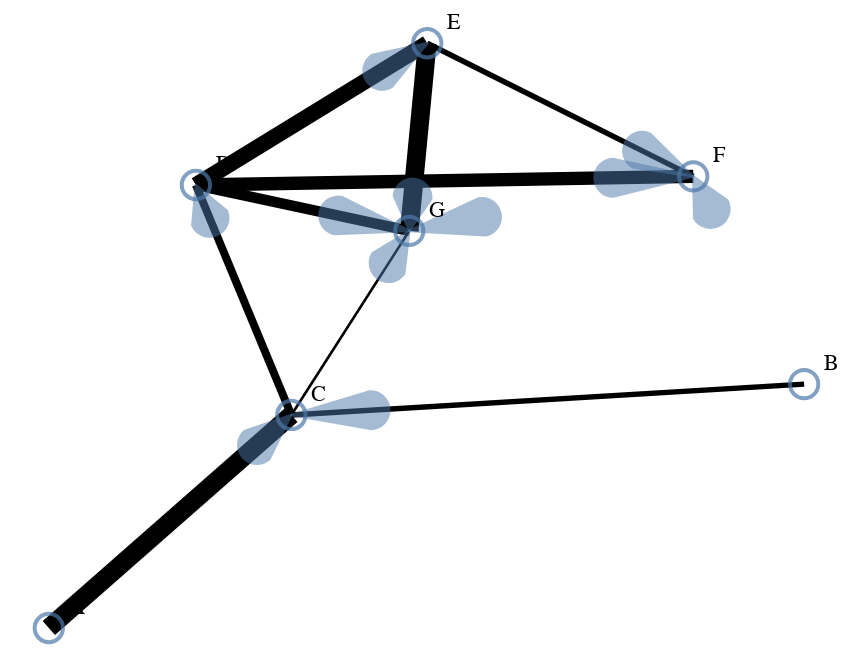

The cell this chart's notebook holds for it:
### Code cell
graph_plot_trails = alt.layer(
    edges, trails, nodes, labels
).configure_view(strokeWidth=0)
graph_plot_trails

### Figure 1 — Vega-Lite specification as saved in the notebook (floating-point values rounded to 4 significant figures)
{"config": {"view": {"continuousWidth": 400, "continuousHeight": 300, "strokeWidth": 0}}, "layer": [{"data": {"name": "data-eaf01fd4f4b71b981487eadba13869f4"}, "mark": "line", "encoding": {"size": {"type": "quantitative", "field": "wordcount"}, "x": {"type": "quantitative", "axis": null, "field": "x"}, "x2": {"field": "x2"}, "y": {"type": "quantitative", "axis": null, "field": "y"}, "y2": {"field": "y2"}}, "transform": [{"lookup": "source", "from": {"data": {"name": "data-a8586ee26900497205a6cb887d534ee4"}, "key": "node_id", "fields": ["x", "y"]}}, {"lookup": "target", "as": ["x2", "y2"], "from": {"data": {"name": "data-a8586ee26900497205a6cb887d534ee4"}, "key": "node_id", "fields": ["x", "y"]}}]}, {"data": {"name": "data-7cc74ab0bf534ff33a6109286d3b84f0"}, "mark": {"type": "trail", "fillOpacity": 0.5}, "encoding": {"detail": {"type": "quantitative", "field": "edge_id"}, "size": {"type": "quantitative", "field": "s", "legend": null, "scale": {"range": [0, 20]}}, "x": {"type": "quantitative", "field": "x"}, "y": {"type": "quantitative", "field": "y"}}}, {"data": {"name": "data-61ece9659c508fc6e41c9673dd6ed79c"}, "mark": {"type": "point", "size": 200}, "encoding": {"x": {"type": "quantitative", "field": "x"}, "y": {"type": "quantitative", "field": "y"}}, "transform": [{"lookup": "node_id", "from": {"data": {"name": "data-a8586ee26900497205a6cb887d534ee4"}, "key": "node_id", "fields": ["x", "y"]}}]}, {"data": {"name": "data-61ece9659c508fc6e41c9673dd6ed79c"}, "mark": {"type": "text", "align": "left", "baseline": "middle", "dx": 10, "dy": -10}, "encoding": {"text": {"type": "nominal", "field": "node_id"}, "x": {"type": "quantitative", "field": "x"}, "y": {"type": "quantitative", "field": "y"}}, "transform": [{"lookup": "node_id", "from": {"data": {"name": "data-a8586ee26900497205a6cb887d534ee4"}, "key": "node_id", "fields": ["x", "y"]}}]}], "$schema": "https://vega.github.io/schema/vega-lite/v4.8.1.json", "datasets": {"data-eaf01fd4f4b71b981487eadba13869f4": [{"edge_id": 0, "source": "A", "target": "C", "words": ["Vega-Lite", "studies", "grammar", "extents,", "which", "data,", "and"], "wordcount": 7}, {"edge_id": 0, "source": "B", "target": "F", "words": [], "wordcount": 0}, {"edge_id": 0, "source": "B", "target": "C", "words": ["for", "within"], "wordcount": 2}, {"edge_id": 0, "source": "C", "target": "G", "words": ["a"], "wordcount": 1}, {"edge_id": 0, "source": "C", "target": "D", "words": ["can", "synthesizes", "low-level"], "wordcount": 3}, {"edge_id": 0, "source": "D", "target": "F", "words": ["visualization", "system", "by", "range", "customized"], "wordcount": 5}, {"edge_id": 0, "source": "D", "target": "E", "words": ["decompose", "appearance.", "reuse", "retargeting", "enables", "streams"], "wordcount": 6}, {"edge_id": 0, "source": "D", "target": "G", "words": ["present", "concerned", "our", "for"], "wordcount": 4}, {"edge_id": 0, "source": "E", "target": "F", "words": ["first", "events"], "wordcount": 2}, {"edge_id": 0, "source": "E", "target": "G", "words": ["novel", "an", "parameterize", "To", "us", "traditional", "time-varying"], "wordcount": 7}, {"edge_id": 0, "source": "F", "target": "G", "words": [], "wordcount": 0}], "data-a8586ee26900497205a6cb887d534ee4": [{"node_id": "A", "x": -0.4515, "y": -1.0}, {"node_id": "B", "x": 0.4927, "y": -0.2684}, {"node_id": "C", "x": -0.1483, "y": -0.3609}, {"node_id": "D", "x": -0.2676, "y": 0.329}, {"node_id": "E", "x": 0.02158, "y": 0.7542}, {"node_id": "F", "x": 0.3541, "y": 0.3547}, {"node_id": "G", "x": -0.0009022, "y": 0.1913}], "data-7cc74ab0bf534ff33a6109286d3b84f0": [{"edge_id": 0, "words": ["Vega-Lite", "studies", "grammar", "extents,", "which", "data,", "and"], "end": "source", "node_id": "A", "s": 15, "x": -0.1912, "y": -0.4513}, {"edge_id": 1, "words": [], "end": "source", "node_id": "B", "s": 15, "x": 0.3758, "y": 0.2571}, {"edge_id": 2, "words": ["for", "within"], "end": "source", "node_id": "B", "s": 15, "x": -0.04935, "y": -0.3467}, {"edge_id": 3, "words": ["a"], "end": "source", "node_id": "C", "s": 15, "x": -0.02669, "y": 0.09473}, {"edge_id": 4, "words": ["can", "synthesizes", "low-level"], "end": "source", "node_id": "C", "s": 15, "x": -0.2506, "y": 0.2305}, {"edge_id": 5, "words": ["visualization", "system", "by", "range", "customized"], "end": "source", "node_id": "D", "s": 15, "x": 0.2541, "y": 0.3506}, {"edge_id": 6, "words": ["decompose", "appearance.", "reuse", "retargeting", "enables", "streams"], "end": "source", "node_id": "D", "s": 15, "x": -0.03466, "y": 0.6716}, {"edge_id": 7, "words": ["present", "concerned", "our", "for"], "end": "source", "node_id": "D", "s": 15, "x": -0.08976, "y": 0.2372}, {"edge_id": 8, "words": ["first", "events"], "end": "source", "node_id": "E", "s": 15, "x": 0.2901, "y": 0.4316}, {"edge_id": 9, "words": ["novel", "an", "parameterize", "To", "us", "traditional", "time-varying"], "end": "source", "node_id": "E", "s": 15, "x": 0.003089, "y": 0.2913}, {"edge_id": 10, "words": [], "end": "source", "node_id": "F", "s": 15, "x": 0.08994, "y": 0.2332}, {"edge_id": 0, "words": ["Vega-Lite", "studies", "grammar", "extents,", "which", "data,", "and"], "end": "target", "node_id": "C", "s": 1, "x": -0.1483, "y": -0.3609}, {"edge_id": 1, "words": [], "end": "target", "node_id": "F", "s": 1, "x": 0.3541, "y": 0.3547}, {"edge_id": 2, "words": ["for", "within"], "end": "target", "node_id": "C", "s": 1, "x": -0.1483, "y": -0.3609}, {"edge_id": 3, "words": ["a"], "end": "target", "node_id": "G", "s": 1, "x": -0.0009022, "y": 0.1913}, {"edge_id": 4, "words": ["can", "synthesizes", "low-level"], "end": "target", "node_id": "D", "s": 1, "x": -0.2676, "y": 0.329}, {"edge_id": 5, "words": ["visualization", "system", "by", "range", "customized"], "end": "target", "node_id": "F", "s": 1, "x": 0.3541, "y": 0.3547}, {"edge_id": 6, "words": ["decompose", "appearance.", "reuse", "retargeting", "enables", "streams"], "end": "target", "node_id": "E", "s": 1, "x": 0.02158, "y": 0.7542}, {"edge_id": 7, "words": ["present", "concerned", "our", "for"], "end": "target", "node_id": "G", "s": 1, "x": -0.0009022, "y": 0.1913}, {"edge_id": 8, "words": ["first", "events"], "end": "target", "node_id": "F", "s": 1, "x": 0.3541, "y": 0.3547}, {"edge_id": 9, "words": ["novel", "an", "parameterize", "To", "us", "traditional", "time-varying"], "end": "target", "node_id": "G", "s": 1, "x": -0.0009022, "y": 0.1913}, {"edge_id": 10, "words": [], "end": "target", "node_id": "G", "s": 1, "x": -0.0009022, "y": 0.1913}], "data-61ece9659c508fc6e41c9673dd6ed79c": [{"node_id": "A", "favorite_color": "blue"}, {"node_id": "B", "favorite_color": "yellow"}, {"node_id": "C", "favorite_color": "blue"}, {"node_id": "D", "favorite_color": "blue"}, {"node_id": "E", "favorite_color": "blue"}, {"node_id": "F", "favorite_color": "blue"}, {"node_id": "G", "favorite_color": "blue"}]}}
